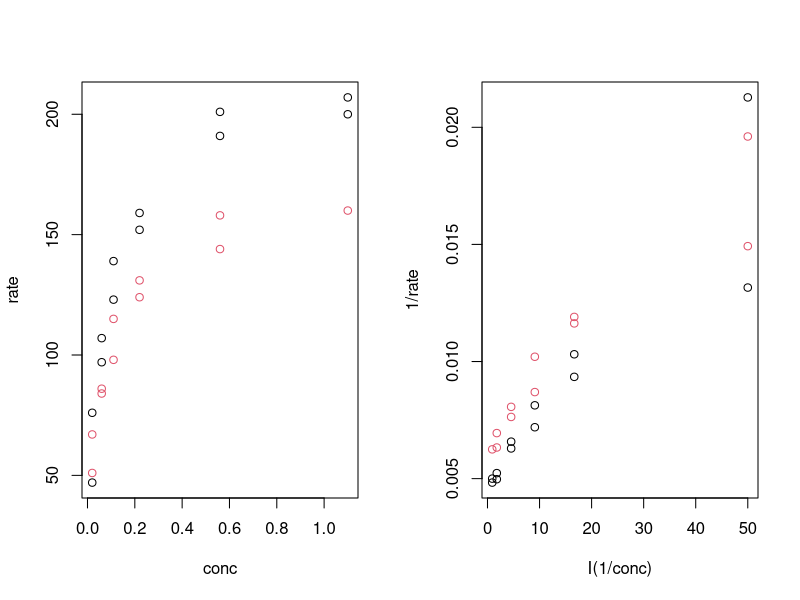

This chart was generated by the following R code:
##    = The puromycin study =
##    == By Winnie the Pooh  ==
##    %%date

## === Introduction ===

#The first lines of data are:

#@@
head(Puromycin)
#@
#**Transformation** //almost// __gives__ &&linearity&&
##@@fig
par(mfrow=c(1,2))
plot(rate~conc,        data=Puromycin, col=as.numeric(state))
plot(1/rate~I(1/conc), data=Puromycin, col=as.numeric(state))
#@

#Fit a model to transformed data
#@@
m1 <- lm(1/rate~state + I(1/conc) + state*I(1/conc), data=Puromycin)
summary(m1)
xx <- 1:10
#@

## = NOTICE: We may add pure HTML if we want to =

## <UL>
## <LI>Unordered information. 
## <LI>Ordered information. 
## <LI>Definitions. 
## </UL>

## <OL>
## <LI>Unordered information. 
## <LI>Ordered information. 
## <LI>Definitions. 
## </OL>

## = NOTICE: We may make inline calls to R =
## \Sexpr{sum(xx)}
